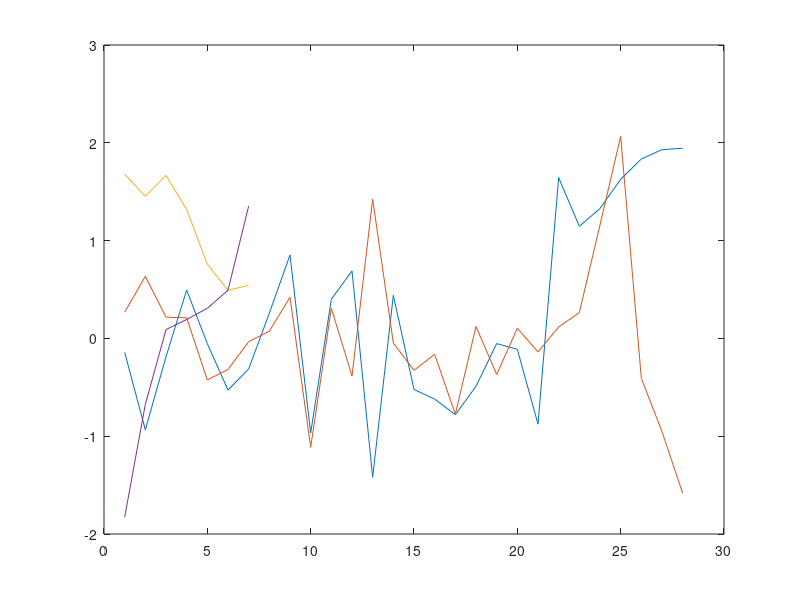

The MATLAB script that drew this image:
d=load('data.txt')
lps=[d(:,3:6)';abs(d(:,3:6)');(d(:,3:6)').^2];
pos=d(:,[1,2])';
M=lps'\pos'

% this makes a lot of sense for 1d and then things started breaking down
% for 2d
%result=
%        [0    1.1967;
%         0    0.7101;
%         0   -0.7071;
%         0   -1.2589]

test=load('data_confirm.txt');


error=pos-M'*lps;
lps=[test(:,3:6)';abs(test(:,3:6)');(test(:,3:6)').^2];
pos=test(:,[1,2])';
error2=pos-M'*lps;
plot(error(1,:))
hold on;plot(error(2,:)); 
plot(error2(1,:))
plot(error2(2,:)); hold off

lps_moment_x=M(1:4,1)'
lps_moment_y=M(1:4,2)'
lps_abs_x=M(5:8,1)'
lps_abs_y=M(5:8,2)'
lps_variance_x=M(9:12,1)'
lps_variance_y=M(9:12,2)'